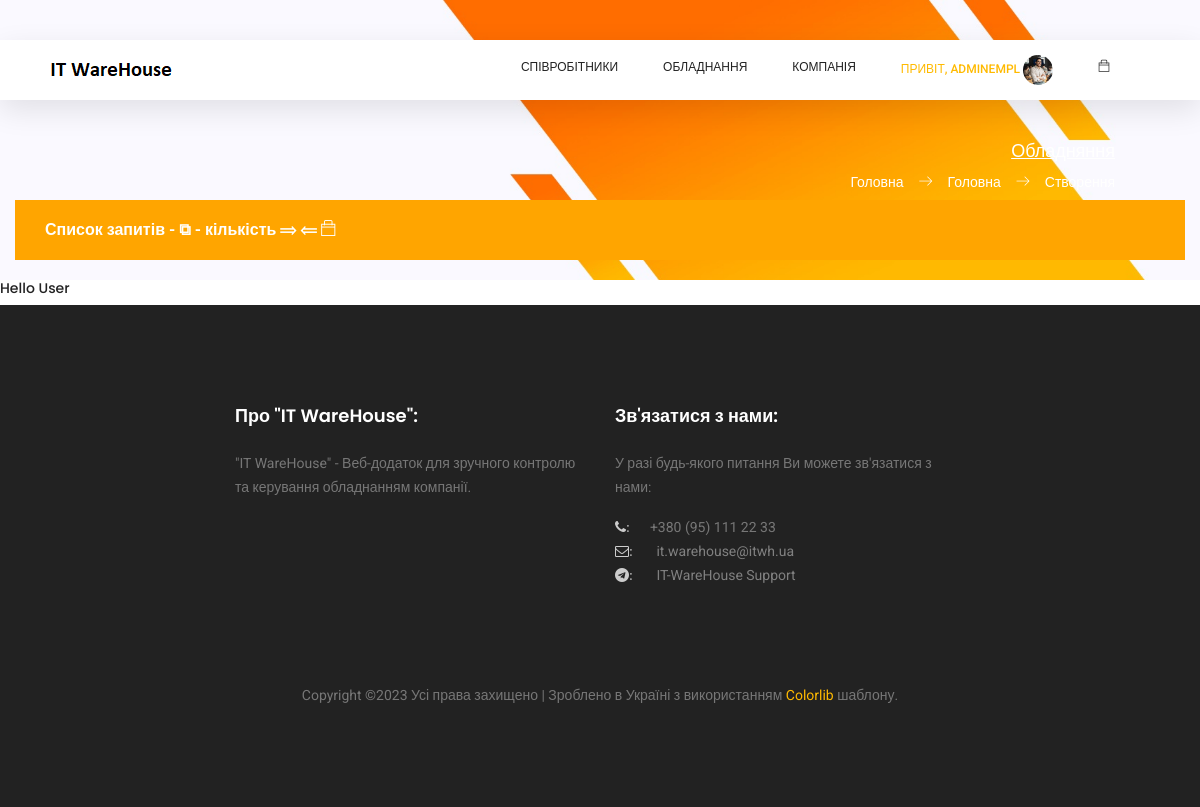
Page /admin_page/devices/create (signed in) on the committed database.
### users/models.py (models this page shows, shortened)
class NewUser(AbstractBaseUser, PermissionsMixin):
    email = models.EmailField(_('email address'), unique=True)
    user_name = models.CharField(max_length=150, unique=True)
    start_date = models.DateTimeField(default=timezone.now)
    is_staff = models.BooleanField(default=False)
    is_active = models.BooleanField(default=False)
    is_employee = models.BooleanField(default=False)
    objects = CustomAccountManager()
    USERNAME_FIELD = 'email'
    REQUIRED_FIELDS = ['user_name']

### employees/models.py (models this page shows, shortened)
class Employees(models.Model):
    first_name = models.CharField(max_length=50, default='', verbose_name="Ім'я *")
    last_name = models.CharField(max_length=50, default='', verbose_name='Прізвище *')
    email = models.EmailField(max_length=75, unique=True, null=True, verbose_name='Електрона пошта *')
    eid = models.CharField(max_length=8, unique=True, null=True, verbose_name='Внутрішній номер *')
    department = models.ForeignKey(Departments, null=True, on_delete=models.SET_NULL, verbose_name='Назва відділу *')
    title = models.CharField(max_length=50, null=True, default='', verbose_name='Посада *')
    user_id = models.ForeignKey(NewUser, null=True, on_delete=models.SET_NULL, verbose_name='ID Користувача *')
    location = models.ForeignKey(Cities, null=True, on_delete=models.SET_NULL, blank=True, verbose_name='Назва міста')
    mobilephone = models.CharField(max_length=20, null=True, default='', blank=True, verbose_name='Мобільний телефон')
    status = models.ForeignKey(UserStatus, null=True, on_delete=models.SET_NULL, blank=True,
                               verbose_name='Форма роботи')
    photo = models.FileField(upload_to='photos/', null=True, default='photos/default_user.jpg', blank=True,
                             verbose_name='Фото')
    comments = models.TextField(max_length=300, null=True, default='', blank=True, verbose_name='Коментарі')

### admin_page/views.py (the view)
# urls.py: path('devices/create', device_create, name='device_create'),
@login_required
def device_create(request):
    if not request.user.groups.filter(name='Admins').exists():
        return redirect("/")
    else:
        class getdata(object):
            def get_employee_data(self):
                if request.user.groups.filter(name='Admins').exists() and request.user.is_employee:
                    employee_data = Employees.objects.get(user_id=request.user.id)
                    return employee_data
        user_data = {}
        user_data['u_id'] = request.user.id
        user_data['u_email'] = request.user.email
        if request.user.groups.filter(name='Admins').exists():
            user_data['u_group'] = 'Admins'
        return render(request, 'admin_page/create_device.html', {
            'page_title': 'Обладняння',
            'app_name': 'Головна',
            'page_name': 'Створення',
            'employee_data': getdata().get_employee_data(),
            'user_data': user_data,
        })

### templates/admin_page/create_device.html
{% extends '_layouts/base.html' %}
{% load static %}
{% block content %}
{% if user_data.u_group == 'Admins'%}
<h6>Hello User</h6>
{% endif %}
{% endblock content %}

### templates/_layouts/header.html (shortened to what this page needs)
{% load static %}
<header class="header_area sticky-header">
	<div class="main_menu">
			<nav class="navbar navbar-expand-lg navbar-light main_box">
				<div class="container">
					<a class="navbar-brand logo_h" href="/">
						<img src="{% static 'static_f_1/img/logo.png' %}" alt="IT WareHouse Project Logo">
					</a>
					<div class="collapse navbar-collapse offset" id="navbarSupportedContent">
						<ul class="nav navbar-nav menu_nav ml-auto">
							{% if not user.is_authenticated %}
								<li class="nav-item"><a class="nav-link" href="/">Вхід до Системи</a></li>
							{% else %}
								{% if user_data.u_group == 'Admins' or user_admin == 1%}
								<li class="nav-item submenu dropdown">
									<a href="#" class="nav-link dropdown-toggle" data-toggle="dropdown" role="button"
									   aria-haspopup="true" aria-expanded="false">Співробітники</a>
								</li>
								{% endif %}
								<li class="nav-item submenu dropdown">
									<a href="#" class="nav-link dropdown-toggle" data-toggle="dropdown"
									   role="button" aria-haspopup="true" aria-expanded="false">Обладнання</a>
								</li>
								<li class="nav-item submenu dropdown">
									<a href="#" class="nav-link dropdown-toggle" data-toggle="dropdown" role="button"
									   aria-haspopup="true" aria-expanded="false">Компанія</a>
								</li>
								<li class="nav-item submenu dropdown active">
									<a href="#" class="nav-link dropdown-toggle" data-toggle="dropdown" role="button"
									   aria-haspopup="true" aria-expanded="false">
										<span>Привіт, {{ user.user_name }}</span>
										{% if employee_data.photo %}
										<span><span><img width="30px" height="30px" class="profile-img"
														 src="/media/{{ employee_data.photo }}" alt=""></span>
										</span>
										{% else %}
										<span><span><img width="30px" height="30px" class="profile-img"
													 src="/media/photos/default_user.jpg" alt=""></span>
										</span>
										{% endif %}
										</a>
								</li>
								<li class="nav-item submenu dropdown">
									<a href="#" class="nav-link dropdown-toggle">
										<span class="ti-bag"></span>
									</a>
								</li>
							{% endif %}
						</ul>
					</div>
				</div>
			</nav>
	</div>
</header>

### static/static_f_2/css/app.css (style rules this page uses)
a { text-decoration:none }
a,button { outline:0 }
.dropdown-toggle:after { color:#fff }

### templates/_layouts/header.html (style rules this page uses)
.header_area .navbar .nav .nav-item .nav-link { padding: 1px 0; }
.profile-img { object-fit: cover; border-radius: 15px; }

### rows in the picture
NewUser: user_name "ADMINEMPL"
Employees: photo (picture)

### other values in the picture
{{ page_title }} "Обладняння"
{{ app_name }} "Головна"
{{ page_name }} "Створення"
